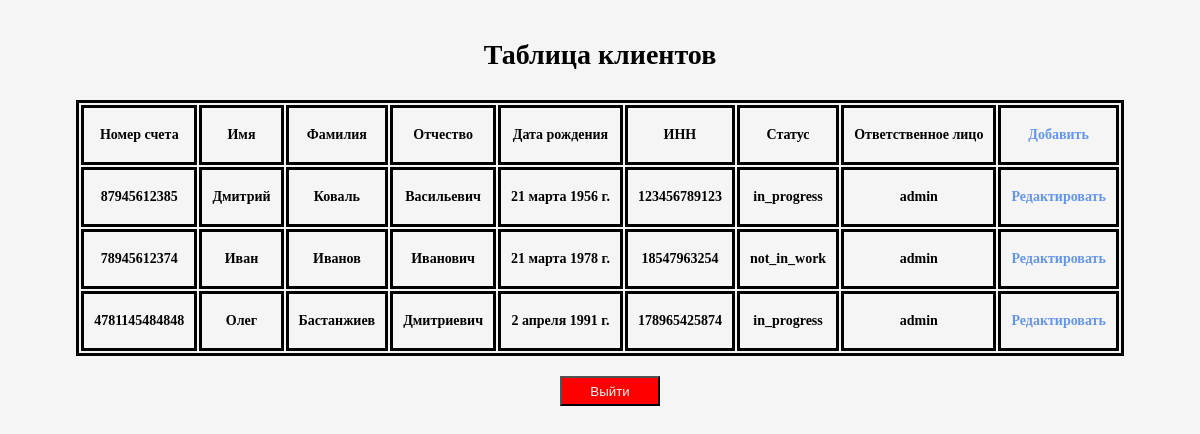
Screenshot of / (signed in) with the database file from the repository.
### main/models.py (models this page shows, shortened)
class Clients(models.Model):
    class Status(models.TextChoices):
        in_progress = "in_progress", "В работе"
        not_in_work = "not_in_work", "Не в работе"
        refusal = "refusal", "Отказ"
        deal_closed = "deal_closed", "Сделка закрыта"
    account_number = models.IntegerField(unique=True, db_index=True, verbose_name="Номер счета")
    first_name = models.CharField(max_length=255, verbose_name="Имя")
    last_name = models.CharField(max_length=255, verbose_name="Фамилия")
    middle_name = models.CharField(max_length=255, verbose_name="Отчество")
    date_birth = models.DateField(verbose_name="Дата рождения")
    inn = models.IntegerField(unique=True, db_index=True, verbose_name="ИНН")
    status = models.CharField(max_length=255, choices=Status, default=Status.not_in_work,
                              verbose_name="Статус")
    manager = models.ForeignKey(settings.AUTH_USER_MODEL, on_delete=models.SET_NULL, null=True,
                                default=settings.AUTH_USER_MODEL, verbose_name="Ответственное лицо")
    class Meta:
        verbose_name = "Клиент"
        verbose_name_plural = "Клиенты"

### users/models.py (models this page shows)
class CustomUser(AbstractUser):
    fio = models.CharField('ФИО', max_length=255, default='')

### main/views.py (the view)
# urls.py: path('', views.show_clients),
@login_required
def show_clients(request):
    clients = Clients.objects.filter(manager=request.user)
    data = {
        "clients": clients,
    }
    return render(request, "main/main.html", context=data)

### main/templates/main/main.html (shortened to what this page needs)
{% extends 'main/layout.html' %}
{% block title %}
    <h1>Таблица клиентов</h1>
{% endblock %}
{% block content %}
    <div class="alert alert-warning">
        <table class="tab-clients" frame="1">
            <tr>
                <th><p>Номер счета</p></th>
                <th><p>Имя</p></th>
                <th><p>Фамилия</p></th>
                <th><p>Отчество</p></th>
                <th><p>Дата рождения</p></th>
                <th><p>ИНН</p></th>
                <th><p>Статус</p></th>
                <th><p>Ответственное лицо</p></th>
                <th><p><a href="{% url 'create' %}">Добавить</a></p></th>
            </tr>
            {% for i in clients %}
            <tr>
                <th><p>{{ i.account_number }}</p></th>
                <th><p>{{ i.first_name }}</p></th>
                <th><p>{{ i.last_name }}</p></th>
                <th><p>{{ i.middle_name }}</p></th>
                <th><p>{{ i.date_birth }}</p></th>
                <th><p>{{ i.inn }}</p></th>
                <th><p>{{ i.status }}</p></th>
                <th><p>{{ i.manager }}</p></th>
                <th><p><a href="{% url 'update' i.id %}">Редактировать</a></p></th>
            </tr>
            {% endfor %}
        </table>
    </div>
{% endblock %}
{% block basement %}
     <form method="post" action="{% url 'users:logout' %}">
        <button class="btn-exit" type="submit">Выйти</button>
    </form>
{% endblock %}

### main/templates/main/layout.html (shortened to what this page needs)
{% load static %}
<!DOCTYPE html>
<html lang="en">
<head>
    <link rel="stylesheet" href="{% static 'main/css/index.css' %}">
</head>
<body>
    <div class="header">
        <div class="title-flex">
            {% block title %}
            {% endblock %}
        </div>
    </div>
    <div class="main">
        <div class="content-flex">
            {% block content %}
            {% endblock %}
        </div>
    </div>
    <div class="basement">
        <div class="basement-flex">
            {% block basement %}
            {% endblock %}
        </div>
    </div>
</body>
</html>

### main/static/main/css/index.css (style rules this page uses)
html { font-size: calc(2px + 1vw); }
body { background: whitesmoke; }
.header { height: 10vh; }
.title-flex { display: flex; flex-direction: row; justify-content: center; margin-top: 20px; }
.content-flex { display: flex; flex-direction: column; justify-content: center; }
.basement-flex { display: flex; flex-direction: row; justify-content: center; }
.alert-warning { display: flex; flex-direction: column; flex-wrap: wrap; align-content: center; clear: both; text-align: center; }
.alert-warning table, td, th { border: 3px solid black; }
.alert-warning td, th { padding: 5px 10px; text-align: center; }
.btn-exit { margin-top: 20px; margin-bottom: 20px; margin-left: 20px; width: 100px; height: 30px; color: whitesmoke; background: red; }
a { text-decoration: none; color: cornflowerblue; }

### rows the page displays
Clients: account_number "87945612385", first_name "Дмитрий", last_name "Коваль", middle_name "Васильевич", date_birth "21 марта 1956 г.", inn "123456789123", status "in_progress", manager "admin"
Clients: account_number "78945612374", first_name "Иван", last_name "Иванов", middle_name "Иванович", date_birth "21 марта 1978 г.", inn "18547963254", status "not_in_work", manager "admin"
Clients: account_number "4781145484848", first_name "Олег", last_name "Бастанжиев", middle_name "Дмитриевич", date_birth "2 апреля 1991 г.", inn "178965425874", status "in_progress", manager "admin"
